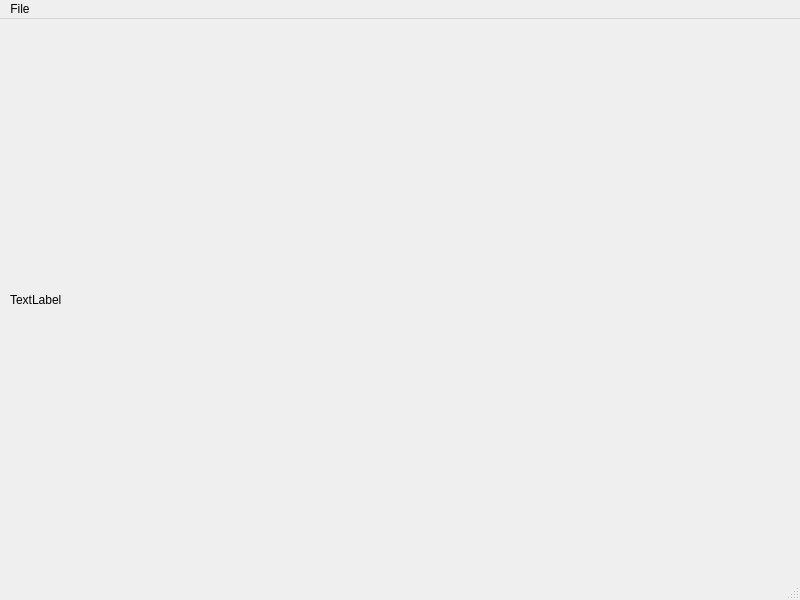
<?xml version="1.0" encoding="UTF-8"?>
<ui version="4.0">
 <class>MainWindow</class>
 <widget class="QMainWindow" name="MainWindow">
  <property name="geometry">
   <rect>
    <x>0</x>
    <y>0</y>
    <width>800</width>
    <height>600</height>
   </rect>
  </property>
  <property name="windowTitle">
   <string>MainWindow</string>
  </property>
  <widget class="QWidget" name="centralwidget">
   <widget class="QWidget" name="verticalLayoutWidget">
    <property name="geometry">
     <rect>
      <x>10</x>
      <y>10</y>
      <width>771</width>
      <height>541</height>
     </rect>
    </property>
    <layout class="QVBoxLayout" name="verticalLayout">
     <item>
      <widget class="QLabel" name="image">
       <property name="text">
        <string>TextLabel</string>
       </property>
      </widget>
     </item>
    </layout>
   </widget>
  </widget>
  <widget class="QMenuBar" name="menubar">
   <property name="geometry">
    <rect>
     <x>0</x>
     <y>0</y>
     <width>800</width>
     <height>22</height>
    </rect>
   </property>
   <widget class="QMenu" name="menuFile">
    <property name="title">
     <string>File</string>
    </property>
    <addaction name="actionOpen"/>
   </widget>
   <addaction name="menuFile"/>
  </widget>
  <widget class="QStatusBar" name="statusbar"/>
  <action name="actionOpen">
   <property name="text">
    <string>Open</string>
   </property>
  </action>
 </widget>
 <resources/>
 <connections/>
</ui>
